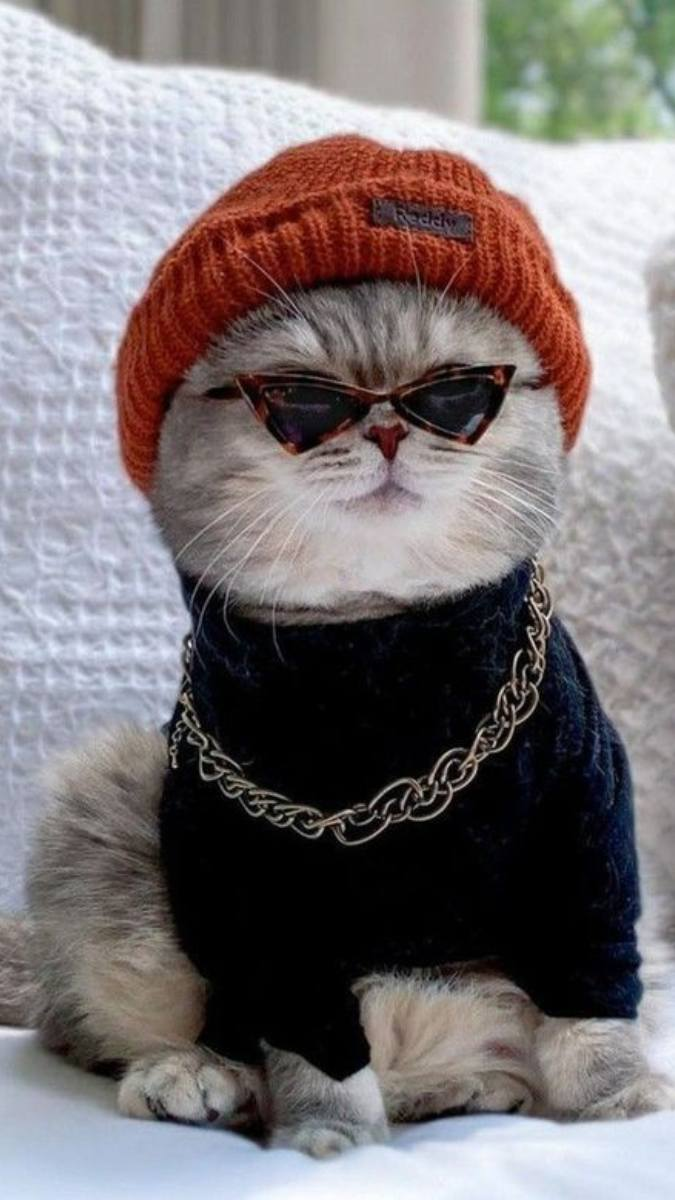
#> input picture csv/pup1.jpg, 675 x 1200 px, found by its file name; its folder holds 6 pictures in this run
$ python pil_demo.py
#> lines starting #> are read from the running program, lines starting #| are printed output that depends on the picture
from PIL import Image, ImageFilter
import os

# print(os.getcwd())
os.chdir("D:\\python_learning\\CSV")

# [17 lines of commented-out code are left out]

image1 = Image.open("D:\\python_learning\\CSV\\pup1.jpg")
#> image1 is the input picture: PIL image 675x1200 RGB; mean R, G, B 123.2, 116.2, 117.7
# image1.rotate(90).save("D:\\python_learning\\CSV\\pup1_rotated.jpg")
image1.convert("L").save("D:\\python_learning\\CSV\\pup1_grayscale.jpg")
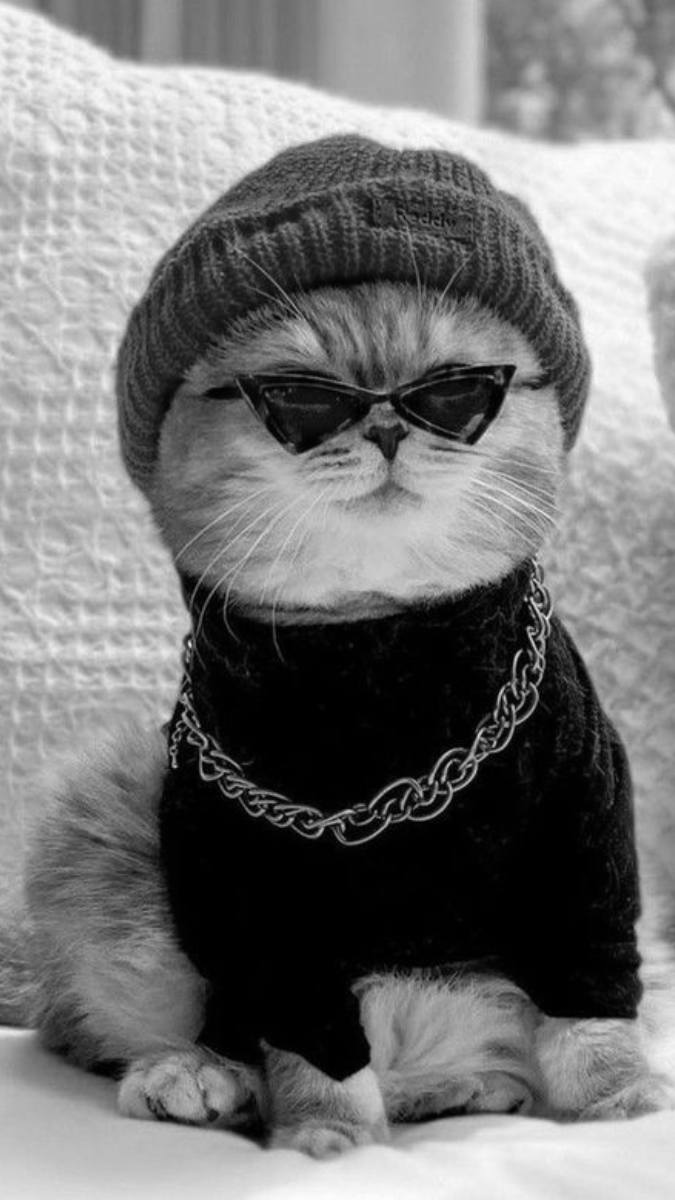
#> saved as pup1_grayscale.jpg: PIL image 675x1200 L; min 0, max 253, mean 118.4
image1.filter(ImageFilter.GaussianBlur(15)).save(
    "D:\\python_learning\\CSV\\pup1_blurred.jpg")
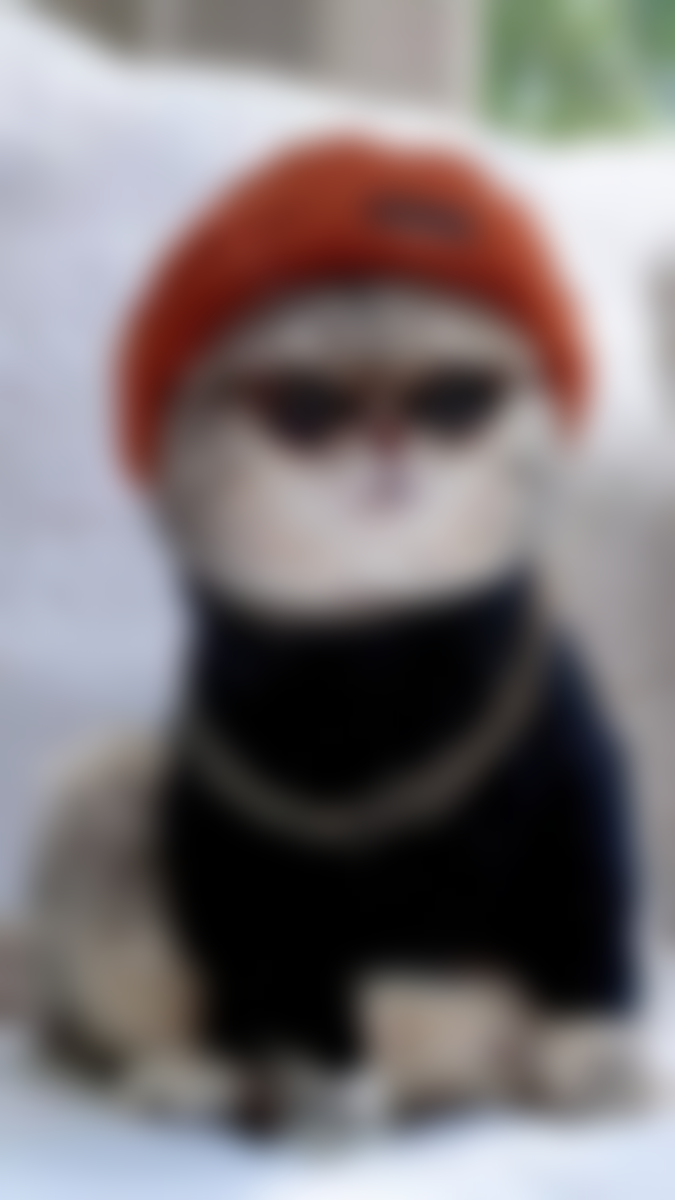
#> saved as pup1_blurred.jpg: PIL image 675x1200 RGB; mean R, G, B 123.1, 116.2, 117.7
